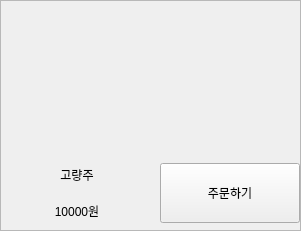
            <widget class="QFrame" name="frame_21">
             <property name="minimumSize">
              <size>
               <width>301</width>
               <height>231</height>
              </size>
             </property>
             <property name="maximumSize">
              <size>
               <width>301</width>
               <height>231</height>
              </size>
             </property>
             <property name="frameShape">
              <enum>QFrame::StyledPanel</enum>
             </property>
             <property name="frameShadow">
              <enum>QFrame::Raised</enum>
             </property>
             <widget class="QWidget" name="verticalLayoutWidget_25">
              <property name="geometry">
               <rect>
                <x>0</x>
                <y>0</y>
                <width>302</width>
                <height>228</height>
               </rect>
              </property>
              <layout class="QVBoxLayout" name="verticalLayout_55">
               <item>
                <widget class="QLabel" name="label_80">
                 <property name="minimumSize">
                  <size>
                   <width>300</width>
                   <height>150</height>
                  </size>
                 </property>
                 <property name="maximumSize">
                  <size>
                   <width>300</width>
                   <height>150</height>
                  </size>
                 </property>
                 <property name="text">
                  <string/>
                 </property>
                 <property name="pixmap">
                  <pixmap>../img/고량주.jpg</pixmap>
                 </property>
                 <property name="scaledContents">
                  <bool>true</bool>
                 </property>
                </widget>
               </item>
               <item>
                <layout class="QHBoxLayout" name="horizontalLayout_28">
                 <item>
                  <layout class="QVBoxLayout" name="verticalLayout_56">
                   <item>
                    <widget class="QLabel" name="label_81">
                     <property name="minimumSize">
                      <size>
                       <width>150</width>
                       <height>30</height>
                      </size>
                     </property>
                     <property name="maximumSize">
                      <size>
                       <width>150</width>
                       <height>30</height>
                      </size>
                     </property>
                     <property name="layoutDirection">
                      <enum>Qt::LeftToRight</enum>
                     </property>
                     <property name="text">
                      <string>고량주</string>
                     </property>
                     <property name="alignment">
                      <set>Qt::AlignCenter</set>
                     </property>
                    </widget>
                   </item>
                   <item>
                    <widget class="QLabel" name="label_82">
                     <property name="minimumSize">
                      <size>
                       <width>150</width>
                       <height>30</height>
                      </size>
                     </property>
                     <property name="maximumSize">
                      <size>
                       <width>150</width>
                       <height>30</height>
                      </size>
                     </property>
                     <property name="text">
                      <string>10000원</string>
                     </property>
                     <property name="alignment">
                      <set>Qt::AlignCenter</set>
                     </property>
                    </widget>
                   </item>
                  </layout>
                 </item>
                 <item>
                  <widget class="QPushButton" name="selectButton_18">
                   <property name="minimumSize">
                    <size>
                     <width>140</width>
                     <height>60</height>
                    </size>
                   </property>
                   <property name="maximumSize">
                    <size>
                     <width>140</width>
                     <height>60</height>
                    </size>
                   </property>
                   <property name="styleSheet">
                    <string notr="true">QPushButton:pressed {
    background-color: grey;  /* 버튼을 눌렀을 때 배경색 */
    color: white;            /* 버튼을 눌렀을 때 글자색 */
}</string>
                   </property>
                   <property name="text">
                    <string>주문하기</string>
                   </property>
                  </widget>
                 </item>
                </layout>
               </item>
              </layout>
             </widget>
            </widget>
